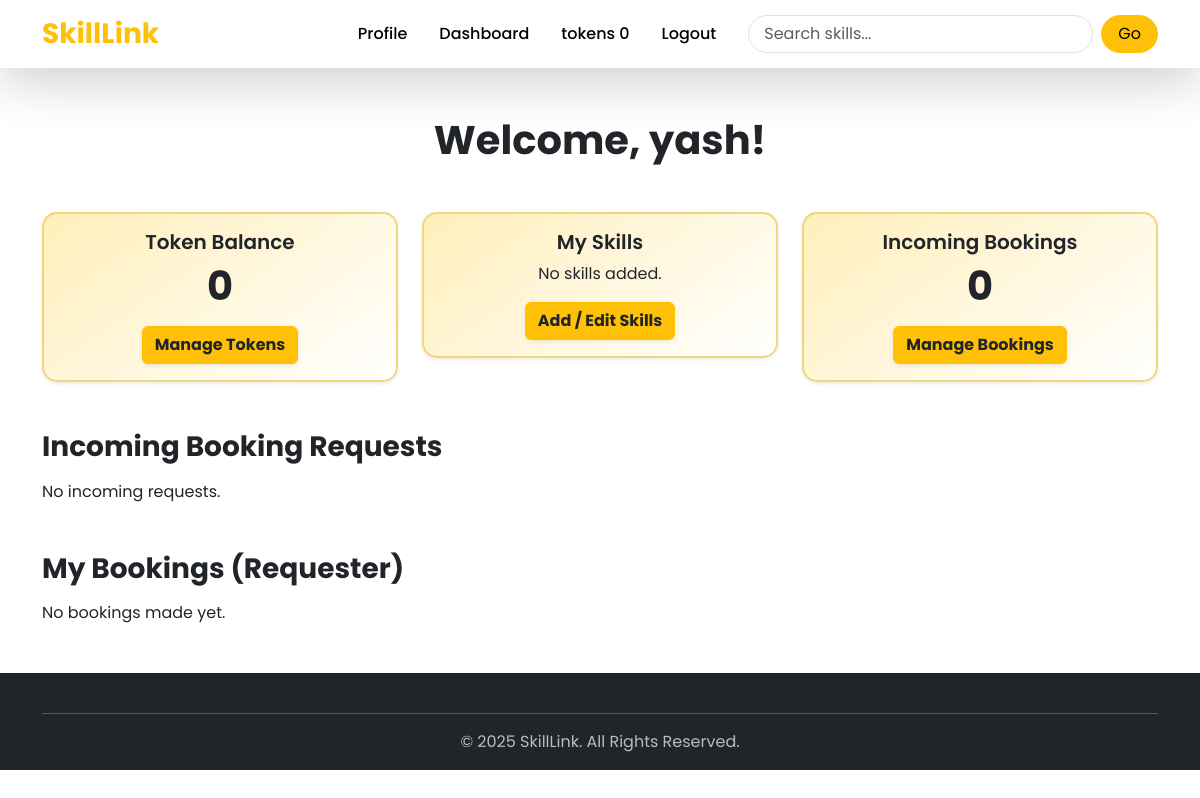
Before: /accounts/dashboard/ (signed in) with the older database file.
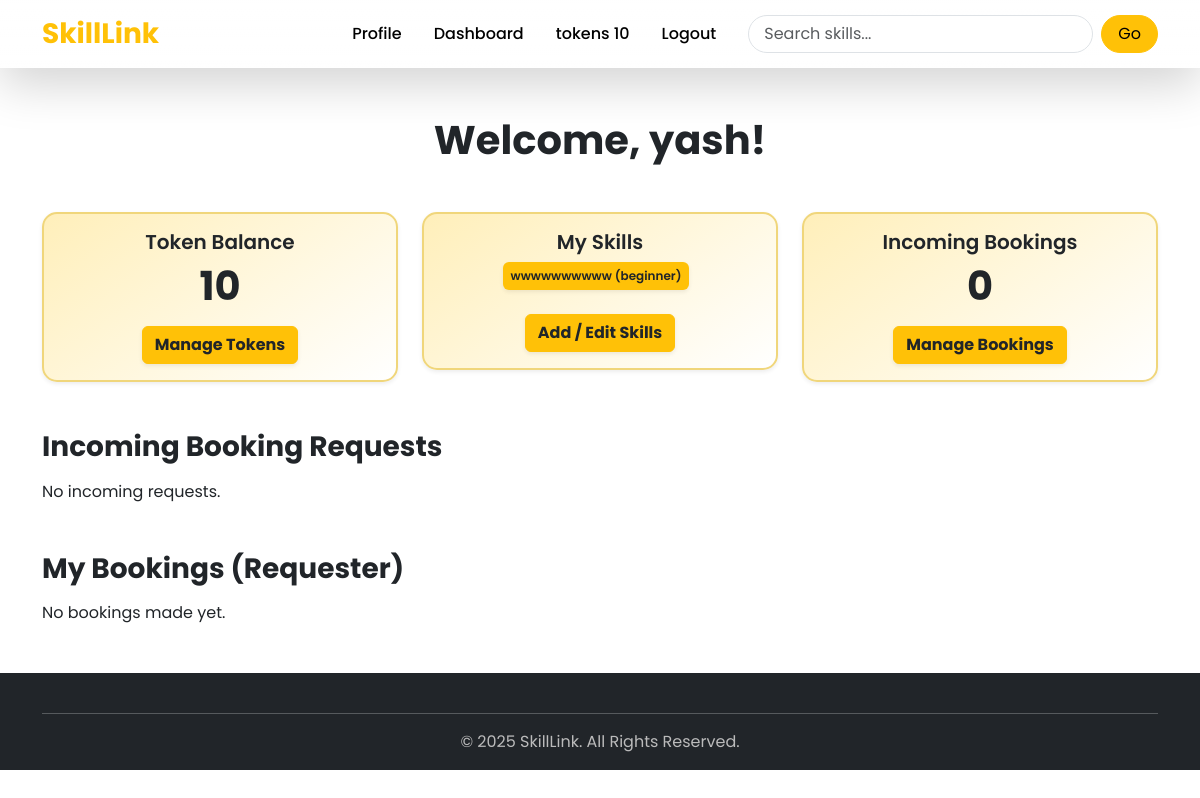
After: the same page with the newer database file.
### accounts/models.py (models this page shows, shortened)
class Profile(models.Model):
    user = models.OneToOneField(User, on_delete=models.CASCADE)
    bio = models.CharField(max_length=100 ,blank=True, null=True)
    profile_pic = CloudinaryField('image', default='default.png')
    location = models.CharField(max_length=100, blank=True, null=True)
    languages_spoken = models.CharField(max_length=200, blank=True, null=True)
    experience_level = models.CharField(
        max_length=20,
        choices=[
            ("beginner", "Beginner"),
            ("intermediate", "Intermediate"),
            ("expert", "Expert"),
        ],
        default="beginner"
    )
    tokens_balance = models.PositiveIntegerField(default=0)
    rating = models.FloatField(default=0.0)
    joined_on = models.DateTimeField(auto_now_add=True)
    verified = models.BooleanField(default=False)
    @property
    def token_balance(self):
        totals = Transaction.objects.filter(user=self).values("transaction_type").annotate(total=models.Sum("amount"))
        earned = next((t["total"] for t in totals if t["transaction_type"] == "earned"), 0)
        spent = next((t["total"] for t in totals if t["transaction_type"] == "spent"), 0)
        purchased = next((t["total"] for t in totals if t["transaction_type"] == "purchased"), 0)
        return (purchased + earned) - spent

### skills/models.py (models this page shows, shortened)
class ProfileSkill(models.Model):
    profile = models.ForeignKey(Profile, on_delete=models.CASCADE, related_name="skills")
    skill = models.ForeignKey(Skill, on_delete=models.CASCADE)
    EXPERIENCE_CHOICES = [
        ("beginner", "Beginner"),
        ("intermediate", "Intermediate"),
        ("advanced", "Advanced"),
        ("expert", "Expert"),
    ]
    experience_level = models.CharField(max_length=20, choices=EXPERIENCE_CHOICES, default="beginner")
    LEARNING_STATUS_CHOICES = [
        ("learning", "Learning"),
        ("practicing", "Practicing"),
        ("mastered", "Mastered"),
        ("teaching", "Teaching"),
    ]
    learning_status = models.CharField(max_length=20, choices=LEARNING_STATUS_CHOICES, default="learning")
    years_of_experience = models.PositiveIntegerField(default=0)
    personal_description = models.TextField(blank=True, null=True)
    available_for_teaching = models.BooleanField(default=False)
    token_cost = models.PositiveIntegerField(default=0)
    times_taught = models.PositiveIntegerField(default=0)
    average_rating = models.FloatField(default=0.0)
    verified = models.BooleanField(default=False)
    notes = models.TextField(blank=True, null=True)
    certificate_url = models.URLField(blank=True, null=True)
    added_on = models.DateTimeField(auto_now_add=True)

class Skill(models.Model):
    name = models.CharField(max_length=100)
    category = models.CharField(max_length=50, blank=True, null=True)
    skill_icon  =CloudinaryField('image', default='default.png')

### accounts/views.py (the view)
# urls.py: path('dashboard/', dashboard, name='dashboard'),
@login_required
def dashboard(request):
    profile, _ = Profile.objects.get_or_create(user=request.user)
    provider_bookings = Booking.objects.filter(provider=profile).order_by('-requested_at')
    incoming_requests = provider_bookings.filter(status='pending')
    accepted_bookings_provider = provider_bookings.filter(status__in=['accepted', 'scheduled'])
    past_bookings_provider = provider_bookings.filter(status__in=['completed', 'rejected', 'cancelled'])
    requester_bookings = Booking.objects.filter(requester=profile).order_by('-requested_at')
    pending_bookings_requester = requester_bookings.filter(status='pending')
    accepted_bookings_requester = requester_bookings.filter(status__in=['accepted', 'scheduled'])
    past_bookings_requester = requester_bookings.filter(status__in=['completed', 'rejected', 'cancelled'])
    user_skills = ProfileSkill.objects.filter(profile=profile)
    context = {
        "profile": profile,
        "user_skills": user_skills,
        "incoming_requests": incoming_requests,
        "accepted_bookings_provider": accepted_bookings_provider,
        "past_bookings_provider": past_bookings_provider,
        "pending_bookings_requester": pending_bookings_requester,
        "accepted_bookings_requester": accepted_bookings_requester,
        "past_bookings_requester": past_bookings_requester,
    }
    return render(request, "dashboard.html", context)

### accounts/templates/dashboard.html (shortened to what the changed rows need)
{% extends 'base.html' %}
{% block content %}
<div class="container mt-5">
    <h1 class="text-center mb-5 fw-bold text-dark animate__animated animate__fadeInDown">Welcome, {{ user.first_name }}!</h1>
    <div class="row g-4 mb-5">
        <div class="col-md-4">
            <div class="card shadow-sm text-center dashboard-card animate__animated animate__fadeInUp"
                 style="background: linear-gradient(145deg, #ffefba, #ffffff); border-radius:15px; border: 2px solid #f0d67b; transition: transform 0.3s ease;">
                <div class="card-body">
                    <h5 class="card-title fw-semibold">Token Balance</h5>
                    <p class="display-6 fw-bold">{{ profile.token_balance }}</p>
                    <a href="{% url 'token_balance' %}" class="btn btn-warning text-dark fw-bold shadow-sm dashboard-btn">Manage Tokens</a>
                </div>
            </div>
        </div>
        <div class="col-md-4">
            <div class="card shadow-sm text-center dashboard-card animate__animated animate__fadeInUp animate__delay-1s"
                 style="background: linear-gradient(145deg, #ffefba, #ffffff); border-radius:15px; border: 2px solid #f0d67b; transition: transform 0.3s ease;">
                <div class="card-body">
                    <h5 class="card-title fw-semibold">My Skills</h5>
                    {% if user_skills %}
                        <div class="d-flex flex-wrap justify-content-center mb-3">
                            {% for skill in user_skills %}
                                <span class="badge bg-warning text-dark fw-semibold me-2 mb-2 p-2 shadow-sm">
                                    {{ skill.skill.name }} ({{ skill.experience_level }})
                                </span>
                            {% endfor %}
                        </div>
                    {% else %}
                        <p class="text-dark">No skills added.</p>
                    {% endif %}
                    <a href="{% url 'add_skill' %}" class="btn btn-warning text-dark fw-bold shadow-sm dashboard-btn">Add / Edit Skills</a>
                </div>
            </div>
        </div>
        <div class="col-md-4">
        </div>
    </div>
    <div class="mb-5">
        <h3 class="mb-3 fw-bold text-dark animate__animated animate__fadeInLeft" id="incoming-bookings">Incoming Booking Requests</h3>
        {% if incoming_requests %}
            {% for booking in incoming_requests %}
            <div class="card mb-3 shadow-sm booking-card animate__animated animate__fadeInUp"
                 style="background: #fffacd; border: 1px solid #f0d67b; border-radius:12px; transition: transform 0.3s ease;">
                <div class="card-body">
                    <p><strong>Requester:</strong> {{ booking.requester.user.get_full_name|default:booking.requester.user.username }}</p>
                    <p><strong>Skill:</strong> {{ booking.skill.name }}</p>
                    <p><strong>Status:</strong> <span class="badge bg-info text-dark">{{ booking.status|capfirst }}</span></p>
                    {% if booking.status == 'pending' %}
                        <a href="{% url 'schedule_meeting' booking.id %}" class="btn btn-primary btn-sm me-1 booking-btn">Schedule Meeting</a>
                        <a href="{% url 'booking_update_status' booking.id 'reject' %}" class="btn btn-danger btn-sm booking-btn">Reject</a>
                    {% elif booking.status == 'scheduled' %}
                        <a href="{% url 'start_meeting' booking.id %}" class="btn btn-success btn-sm me-1 booking-btn">Start Zoom</a>
                        {% if booking.meeting_started %}
                            <a href="{{ booking.meeting_link }}" target="_blank" class="btn btn-info btn-sm booking-btn">Join Zoom</a>
                        {% endif %}
                    {% elif booking.status == 'rejected' %}
                        <span class="badge bg-danger">Rejected</span>
                    {% elif booking.status == 'cancelled' %}
                        <span class="badge bg-warning">Cancelled</span>
                    {% endif %}
                </div>
            </div>
            {% endfor %}
        {% else %}
            <p class="text-dark">No incoming requests.</p>
        {% endif %}
    </div>
    <div class="mb-5">
        <h3 class="mb-3 fw-bold text-dark animate__animated animate__fadeInLeft">My Bookings (Requester)</h3>
        {% if bookings_made %}
            {% for booking in bookings_made %}
            <div class="card mb-3 shadow-sm booking-card animate__animated animate__fadeInUp"
                 style="background: #fffacd; border: 1px solid #f0d67b; border-radius:12px; transition: transform 0.3s ease;">
                <div class="card-body">
                    <p><strong>Provider:</strong> {{ booking.provider.user.get_full_name|default:booking.provider.user.username }}</p>
                    <p><strong>Skill:</strong> {{ booking.skill.name }}</p>
                    <p><strong>Status:</strong> <span class="badge bg-info text-dark">{{ booking.status|capfirst }}</span></p>
                    {% if booking.status == 'pending' %}
                        <a href="{% url 'booking_update_status' booking.id 'cancel' %}" class="btn btn-warning btn-sm booking-btn">Cancel</a>
                    {% elif booking.status == 'scheduled' %}
                        {% if booking.meeting_started %}
                            <a href="{{ booking.meeting_link }}" target="_blank" class="btn btn-info btn-sm booking-btn">Join Zoom</a>
                        {% endif %}
                    {% elif booking.status == 'rejected' %}
                        <span class="badge bg-danger">Rejected</span>
                    {% elif booking.status == 'cancelled' %}
                        <span class="badge bg-warning">Cancelled</span>
                    {% endif %}
                </div>
            </div>
            {% endfor %}
        {% else %}
            <p class="text-dark">No bookings made yet.</p>
        {% endif %}
    </div>
</div>
<link rel="stylesheet" href="https://cdnjs.cloudflare.com/ajax/libs/animate.css/4.1.1/animate.min.css"/>
{% endblock %}

### templates/base.html (shortened to what this page needs)
<!DOCTYPE html>
<html lang="en">
<head>
  <link href="https://cdn.jsdelivr.net/npm/bootstrap@5.3.3/dist/css/bootstrap.min.css" rel="stylesheet">
</head>
<body>
  <nav class="navbar navbar-expand-lg navbar-dark bg-gradient shadow-lg sticky-top">
    <div class="container">
      <a class="navbar-brand fw-bold fs-3 text-warning" href="{% url 'index' %}">SkillLink</a>
      <div class="collapse navbar-collapse" id="navbarNav">
        <ul class="navbar-nav ms-auto align-items-center">
          <li class="nav-item mx-2">
          {% if user.is_authenticated %}
          <li class="nav-item mx-2">
            <a class="nav-link position-relative" href="{% url 'profile' %}">
              Profile
            </a>
          </li>
          <li class="nav-item mx-2">
            <a class="nav-link position-relative" href="{% url 'dashboard' %}">
              Dashboard
            </a>
          </li>
          <li class="nav-item mx-2">
            <a class="nav-link position-relative" href="{% url 'token_balance' %}">
              tokens {{ user.profile.token_balance }}
            </a>
          </li>
            <li class="nav-item mx-2">
              <a class="nav-link" href="{% url 'logout' %}">Logout</a>
            </li>
          {% endif %}
        </ul>
        <form class="d-flex ms-lg-3 mt-3 mt-lg-0" method="GET" action="{% url 'skill_list' %}">
          <input class="form-control me-2 rounded-pill search-input" type="search" placeholder="Search skills..."
                 aria-label="Search" name="q">
          <button class="btn btn-warning rounded-pill px-3" type="submit">Go</button>
        </form>
      </div>
    </div>
  </nav>
  <main>
    {% block content %}{% endblock %}
  </main>
  <footer class="bg-dark text-white pt-4 pb-3 mt-5">
    <div class="container text-center">
      <hr class="border-light">
      <a class="footer-link mx-3">
      &copy; 2025 SkillLink. All Rights Reserved.
      </a>
    </div>
  </footer>
</body>
</html>

Changed rows visible on the page:
changed Profile: token_balance "0" → "10"
added ProfileSkill: skill.name "wwwwwwwwww", experience_level "beginner"
Other visible differences:
{{ user.profile.token_balance }}: "0" → "10"
text no longer shown: "No skills added."
